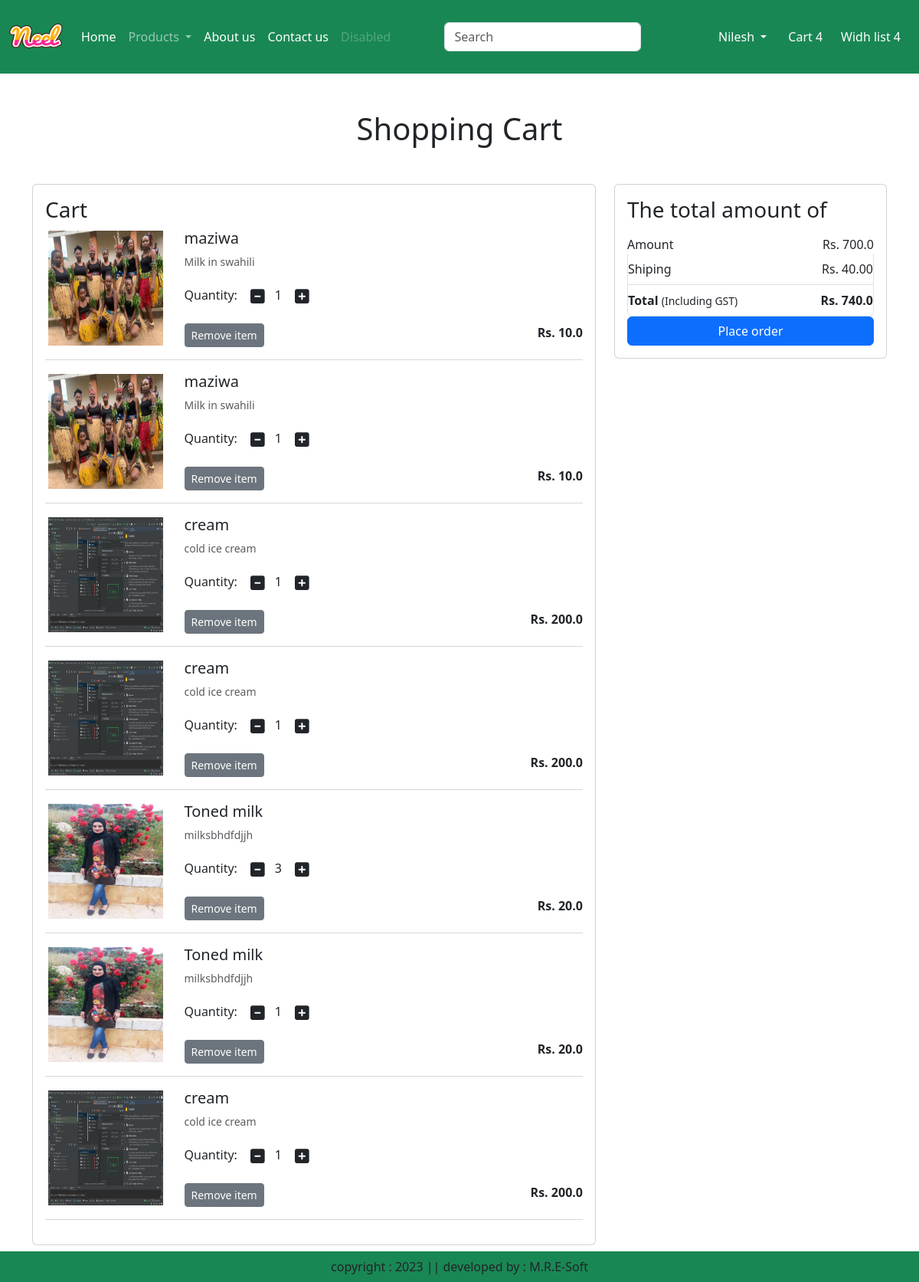
The page /cart/ (signed in) on the database as committed earlier.
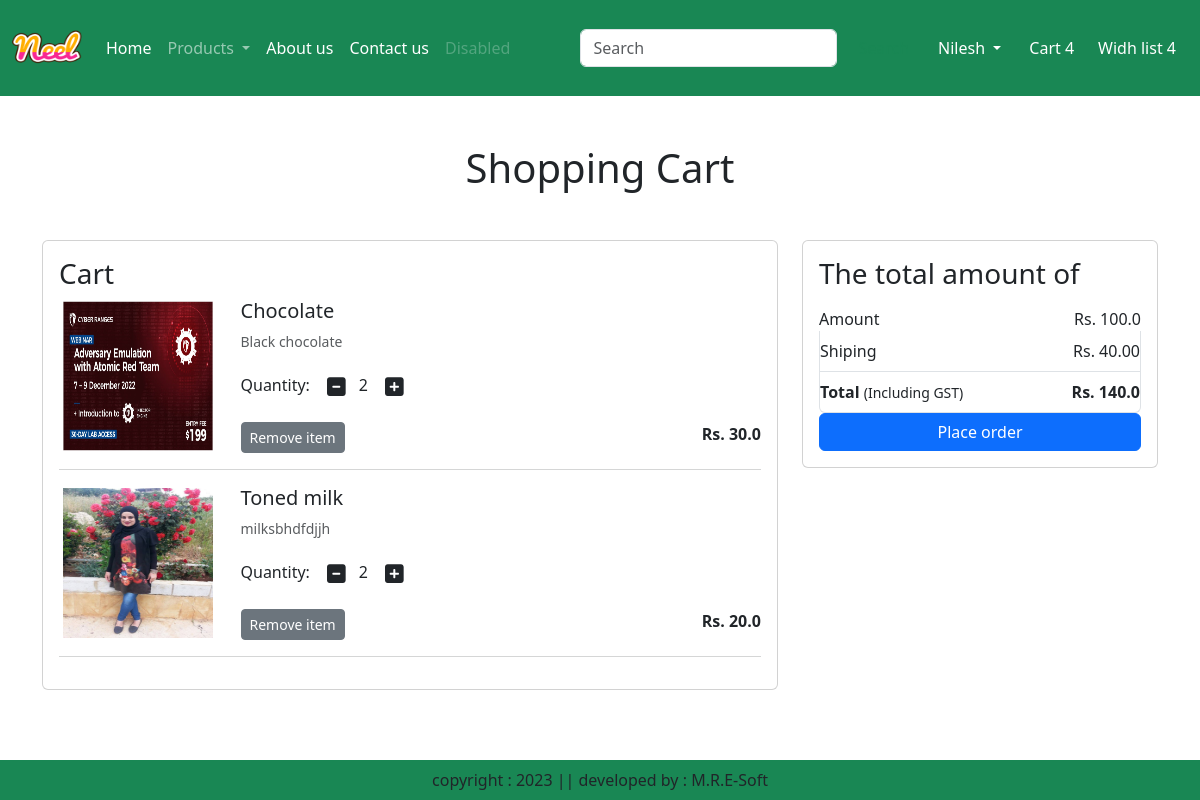
The same page on the database as committed later.
### app/models.py (models this page shows, shortened)
class Cart(models.Model):
    user = models.ForeignKey(User,on_delete=models.CASCADE)
    product = models.ForeignKey(Product, on_delete=models.CASCADE)
    quantity = models.PositiveIntegerField(default=1)

class Product(models.Model):
    title = models.CharField(max_length=100)
    selling_price = models.FloatField()
    discounted_price = models.FloatField()
    description = models.TextField()
    composition = models.TextField(default='')
    prodapp = models.TextField(default='')
    category = models.CharField(choices=CATEGORY_CHOICES, max_length=2)
    product_image = models.ImageField(upload_to='product')

### app/views.py (the view)
# urls.py: path('cart/', views.show_cart, name="showcart"),
def show_cart(request):
    user = request.user
    cart = Cart.objects.filter(user=user)
    amount = 0
    for p in cart:
        value = p.quantity * p.product.discounted_price
        amount = amount + value
    totalamount = amount + 40
    return render(request, 'app/addtocart.html', locals())

### app/templates/app/addtocart.html (shortened to what this page needs)
{% extends 'app/base.html' %}
{% load static %}
{% block main-content %}
<div class="container my-5">
    <div class="row">
        {% if cart %}
        <h1 class="text-center mb-5">Shopping Cart</h1>
        <div class="col-sm-8">
            <div class="card">
                <div class="card-body">
                    <h3>Cart</h3>
                    {% for item in cart %}
                    <div class="row">
                        <div class="col-sm-3 text-center align-self-center">
                            <img src="{{ item.product.product_image.url }}" alt="" srcset="" clas="img-fluid img-thumbnail shadow-sm" height="150" width="150"></div>
                            <div class="col-sm-9">
                                <div>
                                <h5> {{item.product.title}} </h5>
                                    <p class="mb-2 text-muted small">{{item.product.description}}</p>
                                    <div class="my-3">
                                        <label for="quantity"> Quantity: </label>
                                        <a class="minus-cart btn" pid={{item.product.id}}><i class="fa fa-minus-square fa-lg"></i></a><span id="quantity">{{item.quantity}}</span>
                                        <a class="plus-cart btn" pid={{item.product.id}}><i class="fa fa-plus-square fa-lg"></i></a>
                                    </div>
                                        <div class="d-flex justify-content-between">
                                        <a href="#" class="remove-cart btn btn-sm btn-secondary mr-3" pid={{item.product.id}}>Remove item</a>
                                    <p class="mb-0"><span><strong>Rs. {{item.product.discounted_price}}</strong></span></p>
                                    </div>
                                </div>
                            </div>
                        </div>
                        <hr class="text-muted">
                        {% endfor %}
                    </div>
                </div>
            </div>
<div class="col-sm-4">
    <div class="card">
        <div class="card-body">
            <h3>The total amount of </h3>
            <ul class="list-group">
                <li class="list-group-item d-flex justify-content-between align-items-center border-0 px-0 pb-0"> Amount <span id="amount"> Rs. {{amount}}</span></li>
                <li class="list-group-item d-flex justify-content-between align-items-center px-0"> Shiping <span> Rs. 40.00</span></li>
                <li class="list-group-item d-flex justify-content-between align-items-center px-0">
                    <div>
                        <strong>Total</strong> <small>(Including GST)</small>
                    </div>
                    <span id="totalamount"><strong> Rs. {{totalamount}}</strong></span>
                </li>
            </ul>
            <div class="d-grid"><a href="{% url 'checkout'%}" class="btn btn-primary">Place order </a></div>
        </div>
    </div>
    {% else %}
        <h1 class="text-center mb-5"> Cart is empty</h1>
    {% endif %}
</div>
</div>
{% endblock main-content %}

### app/templates/app/base.html (shortened to what this page needs)
{% load static %}
<!DOCTYPE html>
    <head>
        <link href="https://cdn.jsdelivr.net/npm/bootstrap@5.3.0-alpha1/dist/css/bootstrap.min.css" rel="stylesheet">
        <link rel="stylesheet" href="">
        <link rel="stylesheet" href="{% static 'app/css/owl.carousel.min.css' %}"/>
        <link rel="stylesheet" href="{% static 'app/css/all.min.css' %}"/>
        <link rel="stylesheet" href="{% static 'app/css/style.css' %}"/>
    </head>
    <body>
        <nav class="navbar navbar-expand-lg navbar-dark bg-success">
            <div class="container-fluid">
              <a class="navbar-brand" href="#">
                <img src="{% static "app/images/Neel.png" %}" width="70" height="70"/>
              </a>
              <div class="collapse navbar-collapse" id="navbarSupportedContent">
                <ul class="navbar-nav me-auto mb-2 mb-lg-0">
                  {% if request.user.is_authenticated %}
                  <li class="nav-item">
                    <a class="nav-link active" aria-current="page" href="/">Home</a>
                  </li>
                  <li class="nav-item dropdown">
                    <a class="nav-link dropdown-toggle" href="#" role="button" data-bs-toggle="dropdown" aria-expanded="false">
                      Products
                    </a>
                  </li>
                  <li class="nav-item">
                    <a class="nav-link text-white" href="{% url 'about' %}">About us</a>
                  </li>
                  <li class="nav-item">
                    <a class="nav-link text-white" href="{% url 'contact' %}">Contact us</a>
                  </li>
                  <li class="nav-item">
                    <a class="nav-link disabled">Disabled</a>
                  </li>
                </ul>
                <form class="d-flex" role="search">
                  <input class="form-control me-2" type="search" placeholder="Search" aria-label="Search">
                  <button class="btn btn-outline-success" type="submit">Search</button>
                </form>
              </div>
              <ul class="navbar-nav me auto mb-2 mb-lg-0">
                <li class="nav-item dropdown mx-2">
                  <a class="nav-link dropdown-toggle text-white" href="#" id="profileDropdown" role="button" data-bs-toggle="dropdown" aria-expanded="false"> Nilesh
                  </a>
               </li>
                   <li class="nav-item mx-1">
                    <a href="#" class="nav-link text-white">Cart 4</a>
                   </li>
                   <li class="nav-item mx-1">
                    <a href="#" class="nav-link text-white">Widh list 4</a>
                   </li>
                   {% endif %}
              </ul>
            </div>
           </nav>
         {% block main-content %} {% endblock main-content %}
         <footer class="containner-fluid fixed-bottom bg-success text-center p-2 mt-5">
            copyright : 2023 || developed by : M.R.E-Soft
    </body>
</html>

Rows that differ between the two databases and show on the page:
removed Cart: product.product_image (picture), product "maziwa", product.description "Milk in swahili", quantity "1", product.discounted_price "10.0"
removed Cart: product.product_image (picture), product "maziwa", product.description "Milk in swahili", quantity "1", product.discounted_price "10.0"
removed Cart: product.product_image (picture), product "cream", product.description "cold ice cream", quantity "1", product.discounted_price "200.0"
removed Cart: product.product_image (picture), product "cream", product.description "cold ice cream", quantity "1", product.discounted_price "200.0"
removed Cart: product.product_image (picture), product "Toned milk", product.description "milksbhdfdjjh", quantity "3", product.discounted_price "20.0"
removed Cart: product.product_image (picture), product "Toned milk", product.description "milksbhdfdjjh", quantity "1", product.discounted_price "20.0"
removed Cart: product.product_image (picture), product "cream", product.description "cold ice cream", quantity "1", product.discounted_price "200.0"
added Cart: product.product_image (picture), product "Chocolate", product.description "Black chocolate", quantity "2", product.discounted_price "30.0"
added Cart: product.product_image (picture), product "Toned milk", product.description "milksbhdfdjjh", quantity "2", product.discounted_price "20.0"
Other text that changed with them:
{{ amount }}: "700.0" → "100.0"
{{ totalamount }}: "740.0" → "140.0"
